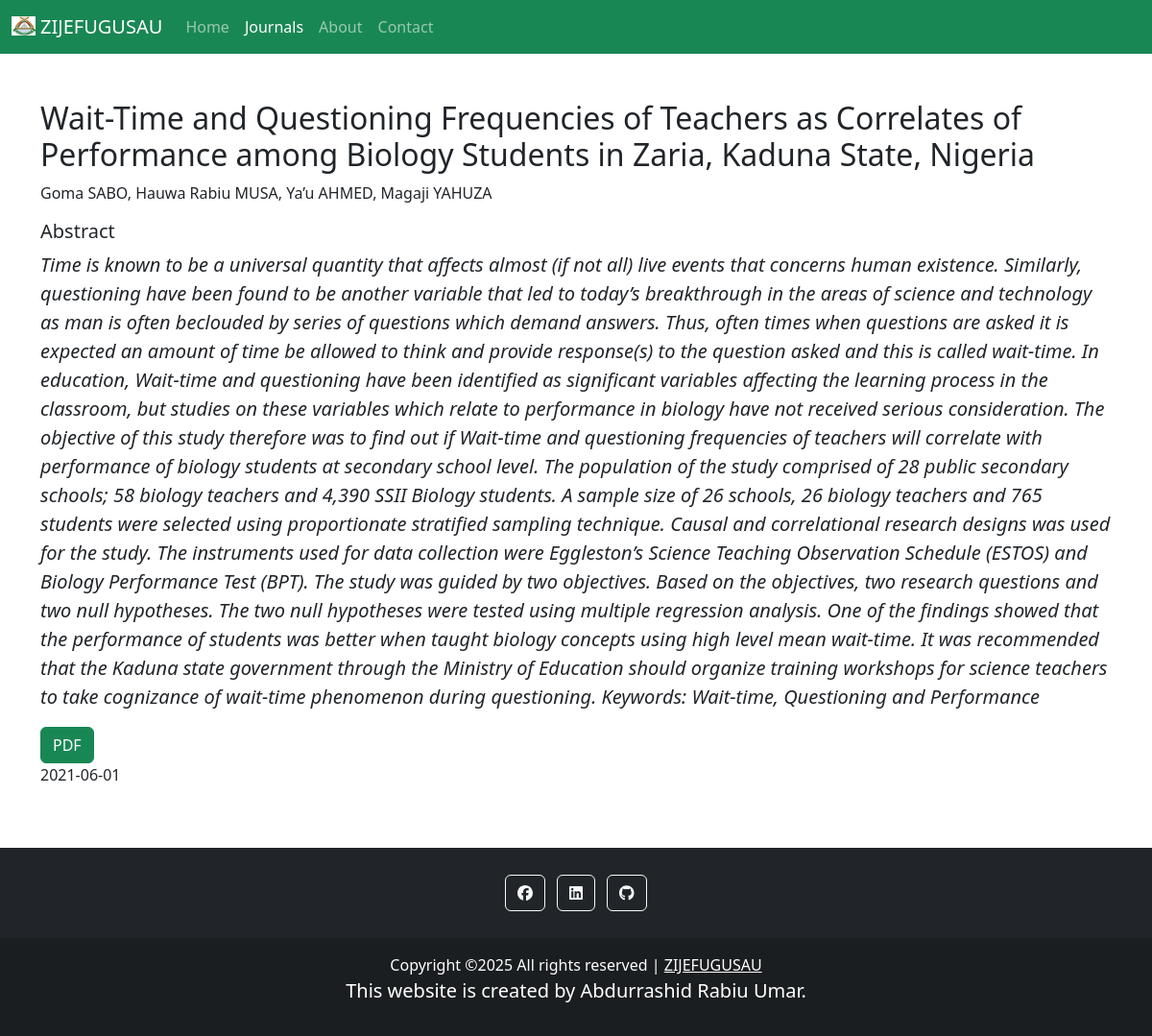
Screenshot of /read_article19.php with the database file from the repository.
### tables this page shows
CREATE TABLE `articles` (
  `id` int(11) NOT NULL,
  `journals_id` int(11) NOT NULL,
  `author_name` varchar(300) NOT NULL,
  `article_name` varchar(300) NOT NULL,
  `abstract` text NOT NULL,
  `visible` tinyint(1) NOT NULL,
  `date` date NOT NULL,
  `pdf` varchar(300) NOT NULL
);

### read_article19.php (the view, shortened to what this page needs)
<?php
    require 'includes/connection.php';
?>
<!DOCTYPE html>
<html>
<head>
    <link rel='stylesheet' type='text/css' media='screen' href='css/styles.css'>
    <link rel='stylesheet' type='text/css' media='screen' href='css/bootstrap.css'>
    <link rel='stylesheet' type='text/css' media='screen' href='css/bootstrap.min.css'>
    <link rel='stylesheet' type='text/css' media='screen' href='fontawesome-free-6.2.0-web/css/all.css'>
    <link rel='stylesheet' type='text/css' media='screen' href='fontawesome-free-6.2.0-web/css/all.min.css'>
</head>
<body>
    <nav class="navbar navbar-dark bg-success navbar-expand-sm">
        <div class="container-fluid">
        <a class="navbar-brand" href="https://www.zijefugusau.com.ng"><img src="img/favicon.ico" alt=""style="height: 20px; width: 25px; margin-bottom: 5px; margin-right: 5px;">ZIJEFUGUSAU</a>
            <div class="collapse navbar-collapse" id="navbarNav">
                <ul class="navbar-nav">
                    <li class="nav-item">
                        <a class="nav-link" aria-current="page" href="index.php">Home</a>
                    </li>
                    <li class="nav-item">
                        <a class="nav-link active" aria-current="page" href="journals.php">Journals</a>
                    </li>
                    <li class="nav-item">
                        <a class="nav-link" aria-current="page" href="about.php">About</a>
                    </li>
                    <li class="nav-item">
                        <a class="nav-link" aria-current="page" href="contact.php">Contact</a>
                    </li>
                </ul>
            </div>
        </div>
    </nav>
    <div class="container mt-5 mb-5">
        <?php
            $query = "SELECT * FROM articles WHERE id = 19";
            $result = mysqli_query($conn, $query);
            while ($row = mysqli_fetch_assoc($result)){
                echo "<div class='row'>";
                    echo "<div class='col'>";
                        echo "<h2>{$row['article_name']}</h2>";
                        echo "<p>{$row['author_name']}</p>";
                        echo "<p class='h5'>Abstract</p>";
                        echo "<p class='lead fst-italic'>{$row['abstract']}</p>";
                        echo "<a href='pdf/{$row['pdf']}' class='btn btn-success'>PDF</a>";
                        echo "<p>{$row['date']}</p>";
                    echo "</div>";
                echo "</div>";
            }
        ?>
    </div>
    <footer class="bg-dark text-center text-white">
        <div class="container p-4 pb-0">
            <section class="mb-4">
            <a class="btn btn-outline-light btn-floating m-1" href="https://web.facebook.com/abdurrashid.rabiuumar.94" role="button">
                <i class="fab fa-facebook"></i>
            </a>
            <a class="btn btn-outline-light btn-floating m-1" href="https://www.linkedin.com/in/abdurrashid-rabiu-886220208/" role="button">
                <i class="fab fa-linkedin"></i>
            </a>
            <a class="btn btn-outline-light btn-floating m-1" href="https://github.com/Abdurrashid-Rabiu" role="button">
                <i class="fab fa-github"></i>
            </a>
            </section>
        </div>
        <div class="text-center p-3" style="background-color: rgba(0, 0, 0, 0.2);">
            Copyright &copy;<script>document.write(new Date().getFullYear());</script> All rights reserved | <a class="text-white" href="https://www.zijefugusau.com.ng">ZIJEFUGUSAU</a>
            <p class="lead">This website is created by Abdurrashid Rabiu Umar.</p>
        </div>
    </footer>
</body>
</html>

### css/styles.css (style rules this page uses)
img { height: 300px; width: 300px; }

### rows the page displays
articles: article_name "Wait-Time and Questioning Frequencies of Teachers as Correlates of Performance among Biology Students in Zaria, Kaduna State, Nigeria", author_name "Goma SABO, Hauwa Rabiu MUSA, Ya’u AHMED, Magaji YAHUZA", abstract "Time is known to be a universal quantity that affects almost (if not all) live events that concerns human existence. Similarly, questioning have been found to be another variable that led to today’s breakthrough in the areas of science and technology as man is often beclouded by series of questions which demand answers. Thus, often times when questions are asked it is expected an amount of time be allowed to think and provide response(s) to the question asked and this is called wait-time. In education, Wait-time and questioning have been identified as significant variables affecting the learning process in the classroom, but studies on these variables which relate to performance in biology…", date "2021-06-01"
